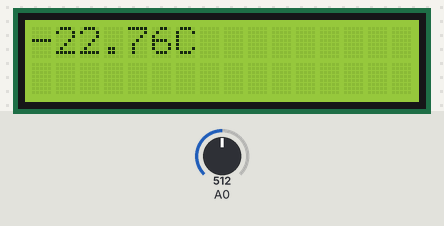
The sketch below on a simulated Arduino Uno, built with avr-gcc and run on an emulated ATmega328P. Shown: 16×2 character LCD. The test bench sets the inputs (shaded band); at power-on: A0 = 512.

Above: at 1.2 s.
1.3 s: A0 set to 716
At 2.3 s:
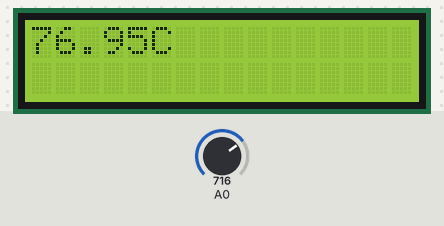
3.5 s: A0 set to 900
At 5.2 s:
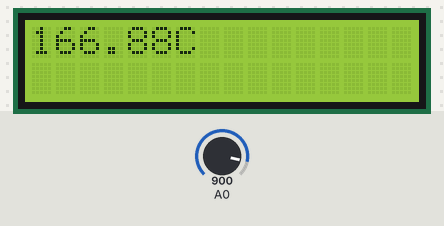
5.5 s: A0 set to 1023
At 7.1 s:
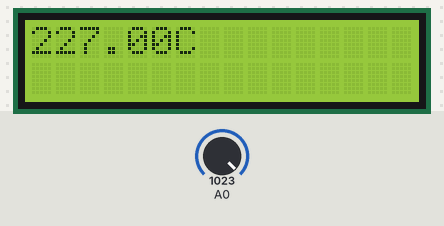
Timing chart, 0 to 8.6 s (numbered marks = the images above; inputs shaded):
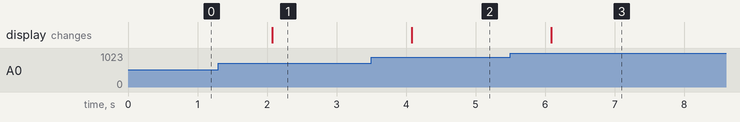

The sketch:

sketch_temperature_display.ino
```cpp
#include <LiquidCrystal.h>

#include <LiquidCrystal.h>
LiquidCrystal lcd(12,11,5,4,3,2);

void setup() {
  // put your setup code here, to run once:
  lcd.begin(16,2);
}

void loop() {
  // put your main code here, to run repeatedly:
  int sensorValue = analogRead(A0);
  float temperature = sensorValue*(5.0/1023.0)*100-273;

  lcd.clear();
  lcd.setCursor(0,0);
  lcd.print(String(temperature)+'C');

  delay(1000);
}
```

Measured:
- after the input at 1.3 s, the display: changes after 0.77 s (image 1)
- after the input at 3.5 s, the display: changes after 0.58 s (image 2)
- after the input at 5.5 s, the display: changes after 0.59 s (image 3)
